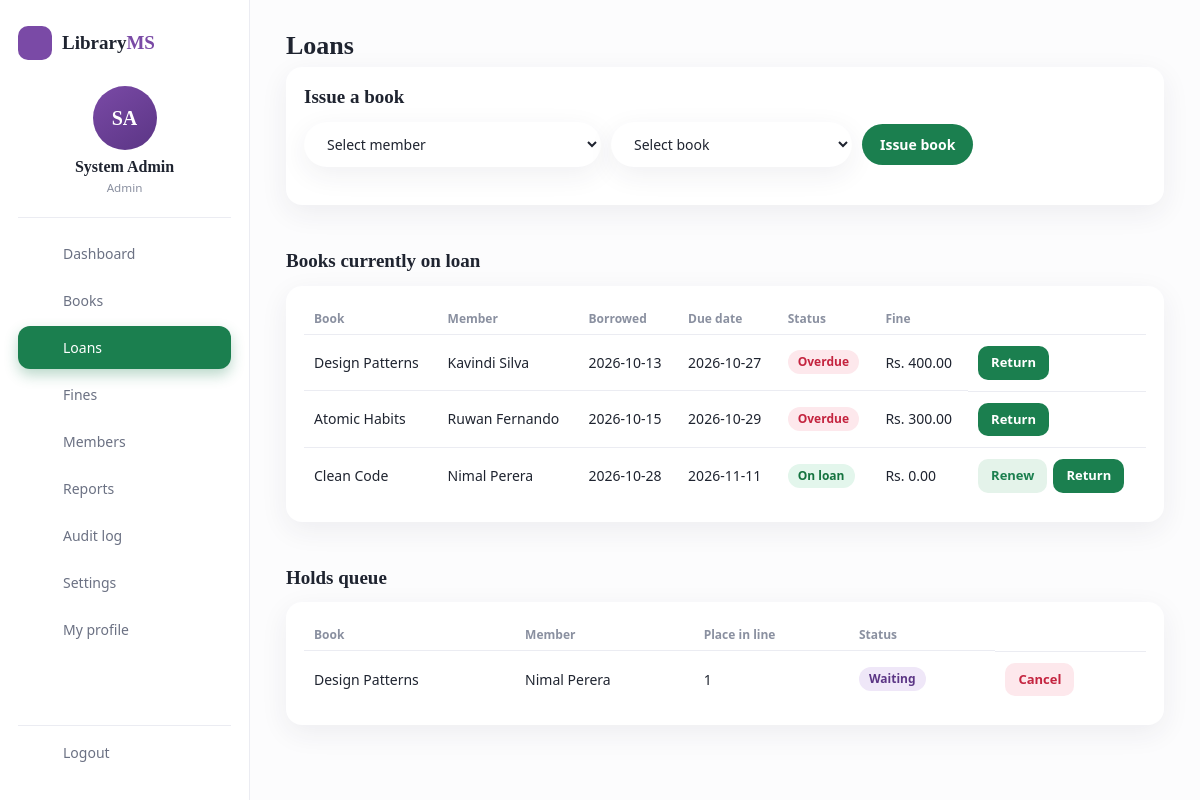
The page /index.php?url=loans (signed in) on the database its author committed.
### tables this page shows
CREATE TABLE loans (
  id INT AUTO_INCREMENT PRIMARY KEY,
  book_id INT NOT NULL,
  user_id INT NOT NULL,
  borrowed_at DATETIME NOT NULL,
  due_date DATE NOT NULL,
  returned_at DATETIME NULL,
  fine_amount DECIMAL(10,2) NOT NULL DEFAULT 0,
  renewals INT NOT NULL DEFAULT 0,
  FOREIGN KEY (book_id) REFERENCES books(id) ON DELETE RESTRICT,
  FOREIGN KEY (user_id) REFERENCES users(id) ON DELETE RESTRICT
);

CREATE TABLE books (
  id INT AUTO_INCREMENT PRIMARY KEY,
  isbn VARCHAR(20) NOT NULL UNIQUE,
  title VARCHAR(200) NOT NULL,
  author VARCHAR(150) NOT NULL,
  category VARCHAR(80) NOT NULL,
  copies_total INT NOT NULL DEFAULT 1,
  copies_available INT NOT NULL DEFAULT 1,
  created_at TIMESTAMP DEFAULT CURRENT_TIMESTAMP
);

CREATE TABLE users (
  id INT AUTO_INCREMENT PRIMARY KEY,
  name VARCHAR(100) NOT NULL,
  email VARCHAR(150) NOT NULL UNIQUE,
  password VARCHAR(255) NOT NULL,
  phone VARCHAR(30) NULL,
  role ENUM('admin','librarian','member') NOT NULL DEFAULT 'member',
  status ENUM('active','suspended') NOT NULL DEFAULT 'active',
  created_at TIMESTAMP DEFAULT CURRENT_TIMESTAMP
);

CREATE TABLE reservations (
  id INT AUTO_INCREMENT PRIMARY KEY,
  book_id INT NOT NULL,
  user_id INT NOT NULL,
  reserved_at TIMESTAMP DEFAULT CURRENT_TIMESTAMP,
  status ENUM('active','ready','fulfilled','cancelled','expired') NOT NULL DEFAULT 'active',
  ready_at DATETIME NULL,
  expires_on DATE NULL,
  FOREIGN KEY (book_id) REFERENCES books(id) ON DELETE CASCADE,
  FOREIGN KEY (user_id) REFERENCES users(id) ON DELETE CASCADE
);

### core/Controller.php (called while the page is built, shortened)
<?php
class Controller
{
    protected function view($view, $data = [])
    {
        extract($data);
        require ROOT . '/app/views/layout/header.php';
        require ROOT . '/app/views/' . $view . '.php';
        require ROOT . '/app/views/layout/footer.php';
    }
}

### index.php (called while the page is built, shortened)
<?php
require ROOT . '/core/helpers.php';
$parts  = explode('/', trim($_GET['url'] ?? '', '/'));
$key    = $parts[0] !== '' ? $parts[0] : (isset($_SESSION['user']) ? 'dashboard' : 'books');
$action = $parts[1] ?? ($key === 'auth' ? 'login' : 'index');
$params = array_slice($parts, 2);
$controller = new $class();
call_user_func_array([$controller, $action], $params);

### core/Model.php (called while the page is built, shortened)
<?php
abstract class Model
{
    protected $db;
    public function __construct()
    {
        $this->db = Database::get();
    }
    protected function many($sql, $params = [])
    {
        $st = $this->db->prepare($sql);
        $st->execute($params);
        return $st->fetchAll();
    }
}

### core/Database.php (called while the page is built)
<?php
class Database
{
    private static $pdo = null;
    public static function get()
    {
        if (self::$pdo === null) {
            $dsn = 'mysql:host=' . DB_HOST . ';dbname=' . DB_NAME . ';charset=utf8mb4';
            self::$pdo = new PDO($dsn, DB_USER, DB_PASS, [
                PDO::ATTR_ERRMODE            => PDO::ERRMODE_EXCEPTION,
                PDO::ATTR_DEFAULT_FETCH_MODE => PDO::FETCH_ASSOC,
                PDO::ATTR_EMULATE_PREPARES   => false,
                PDO::MYSQL_ATTR_INIT_COMMAND => "SET time_zone = '" . DB_TIMEZONE . "'",
            ]);
        }
        return self::$pdo;
    }
}

### app/models/Loan.php (called while the page is built, shortened)
<?php
class Loan extends Model
{
    private function withFines($rows)
    {
        return $rows;
    }
    private function paidSql()
    {
        return '(SELECT COALESCE(SUM(p.amount), 0) FROM payments p WHERE p.loan_id = l.id) AS paid';
    }
    public function active()
    {
        return $this->withFines($this->many(
            'SELECT l.*, b.title, u.name AS member, ' . $this->paidSql() . ' FROM loans l
             JOIN books b ON b.id = l.book_id JOIN users u ON u.id = l.user_id
             WHERE l.returned_at IS NULL ORDER BY l.due_date'
        ));
    }
}

### app/models/Reservation.php (called while the page is built, shortened)
<?php
class Reservation extends Model
{
    private function positionSql()
    {
        return "(SELECT COUNT(*) FROM reservations r2 WHERE r2.book_id = r.book_id AND r2.status IN ('active', 'ready')
                 AND (r2.reserved_at < r.reserved_at OR (r2.reserved_at = r.reserved_at AND r2.id < r.id))) + 1";
    }
    public function queue()
    {
        return $this->many(
            'SELECT r.*, b.title, u.name AS member, ' . $this->positionSql() . " AS place
             FROM reservations r JOIN books b ON b.id = r.book_id JOIN users u ON u.id = r.user_id
             WHERE r.status IN ('active', 'ready') ORDER BY b.title, place"
        );
    }
}

### app/views/loans/index.php (the view, shortened to what this page needs)
<?php if (is_staff()): ?>
  <h1>Loans</h1>
  <div class="card">
    <h2>Issue a book</h2>
    <form method="post" action="<?= url('loans/borrow') ?>" class="tools">
      <select name="user_id" required>
        <option value="">Select member</option>
      </select>
      <select name="book_id" required>
        <option value="">Select book</option>
      </select>
      <button class="btn">Issue book</button>
    </form>
  </div>
  <h2>Books currently on loan</h2>
  <div class="card wrap">
    <table>
      <thead><tr><th>Book</th><th>Member</th><th>Borrowed</th><th>Due date</th><th>Status</th><th>Fine</th><th></th></tr></thead>
      <tbody>
      <?php foreach ($loans as $l): ?>
        <tr>
          <td><?= e($l['title']) ?></td><td><?= e($l['member']) ?></td>
          <td><?= e(substr($l['borrowed_at'], 0, 10)) ?></td>
          <td><?= e($l['due_date']) ?><?php if ((int)$l['renewals'] > 0): ?> <span class="pill pr">renewed <?= (int)$l['renewals'] ?>x</span><?php endif; ?></td>
          <td><span class="pill <?= $l['overdue'] ? 'dg' : 'ok' ?>"><?= $l['overdue'] ? 'Overdue' : 'On loan' ?></span></td>
          <td><?= money($l['fine']) ?></td>
          <td class="actions">
            <?php if ($l['can_renew']): ?>
              <form method="post" action="<?= url('loans/renew/' . $l['id']) ?>">
                <?= csrf_field() ?><button class="btn light sm">Renew</button>
              </form>
            <?php endif; ?>
            <form method="post" action="<?= url('loans/returnBook/' . $l['id']) ?>">
              <?= csrf_field() ?><button class="btn sm">Return</button>
            </form>
          </td>
        </tr>
      <?php endforeach; ?>
      </tbody>
    </table>
  </div>
  <h2>Holds queue</h2>
  <div class="card wrap">
    <table>
      <thead><tr><th>Book</th><th>Member</th><th>Place in line</th><th>Status</th><th></th></tr></thead>
      <tbody>
      <?php foreach ($queue as $r): ?>
        <tr>
          <td><?= e($r['title']) ?></td><td><?= e($r['member']) ?></td><td><?= (int)$r['place'] ?></td>
          <td><?= $r['status'] === 'ready'
                ? '<span class="pill ok">Ready, held until ' . e($r['expires_on']) . '</span>'
                : '<span class="pill pr">Waiting</span>' ?></td>
          <td class="actions">
            <form method="post" action="<?= url('loans/cancelHold/' . $r['id']) ?>" onsubmit="return confirm('Cancel this hold?')">
              <?= csrf_field() ?><button class="btn danger sm">Cancel</button>
            </form>
          </td>
        </tr>
      <?php endforeach; ?>
      </tbody>
    </table>
  </div>
<?php endif; ?>

### public/css/style.css (style rules this page uses)
:root { --bg:#ecebe6; --card:#fff; --soft:#f6f6f9; --text:#1f2430; --muted:#8a90a0; --line:#ebecf2; --green:#1b7f4f; --green2:#e4f3ea; --purple:#7a4aa6; --purple2:#5b3585; --yellow:#f2c230; --okbg:#e3f6ec; --ok:#14733f; --dbg:#fde8ec; --d:#c4243f; --pr:#efe7f8; --prt:#5b3585; --shadow:0 8px 28px rgba(40,40,70,.07); --serif:Georgia,"Times New Roman",serif; }
* { box-sizing:border-box }
body { margin:0;background:var(--bg);color:var(--text);font:14px/1.5 system-ui,-apple-system,"Segoe UI",Roboto,sans-serif }
h1 { font:700 26px/1.2 var(--serif);margin:0 0 6px }
h2 { font:700 19px/1.3 var(--serif);margin:28px 0 12px }
.btn { display:inline-block;border:0;border-radius:10px;padding:10px 18px;font:inherit;font-weight:600;background:var(--green);color:#fff;cursor:pointer;text-align:center }
.btn.light { background:var(--green2);color:var(--green) }
.btn.danger { background:var(--dbg);color:var(--d) }
.btn.sm { padding:7px 13px;font-size:13px }
input,select { font:inherit;width:100%;margin-top:4px;padding:11px 14px;border:1px solid var(--line);border-radius:12px;background:#fff;color:var(--text) }
.tools { display:flex;gap:10px;flex-wrap:wrap;margin-bottom:20px;align-items:center }
.tools input,.tools select { width:auto;margin:0;min-width:170px;border-radius:999px;padding:11px 18px;box-shadow:var(--shadow);border-color:transparent }
.tools .btn { border-radius:999px }
.card { background:var(--card);border-radius:16px;padding:18px;box-shadow:var(--shadow);margin-bottom:16px }
.card h2:first-child { margin-top:0 }
.wrap { overflow-x:auto }
table { width:100%;border-collapse:collapse;min-width:560px }
th { text-align:left;color:var(--muted);font-weight:600;font-size:12px;padding:6px 10px }
td { padding:11px 10px;border-top:1px solid var(--line);vertical-align:middle }
.actions { display:flex;gap:6px;align-items:center;flex-wrap:wrap }
.actions form { margin:0 }
.pill { padding:3px 10px;border-radius:999px;font-size:12px;font-weight:600;display:inline-block }
.ok { background:var(--okbg);color:var(--ok) }
.dg { background:var(--dbg);color:var(--d) }
.pr { background:var(--pr);color:var(--prt) }

### rows shown on the page
loans: book.title "Design Patterns", user.name "Kavindi Silva", borrowed_at "2026-10-13", due_date "2026-10-27", shows "Overdue", fine "Rs. 400.00"
loans: book.title "Atomic Habits", user.name "Ruwan Fernando", borrowed_at "2026-10-15", due_date "2026-10-29", shows "Overdue", fine "Rs. 300.00"
loans: book.title "Clean Code", user.name "Nimal Perera", borrowed_at "2026-10-28", due_date "2026-11-11", shows "On loan", renewals "Rs. 0.00"
reservations: book.title "Design Patterns", user.name "Nimal Perera", place "1", status "Waiting"

### other values the page prints
ui_initials(user()['name']) "SA"
user()['name'] "System Admin"
user()['role'] "Admin"
